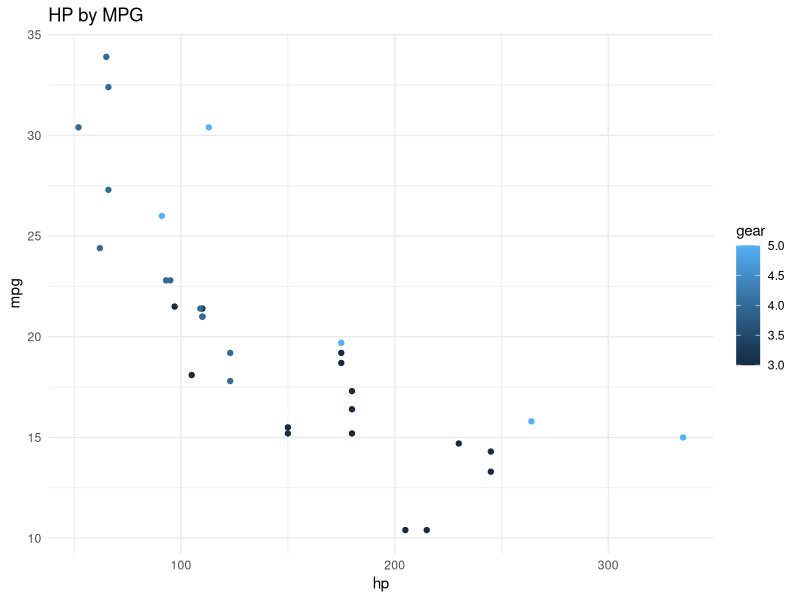
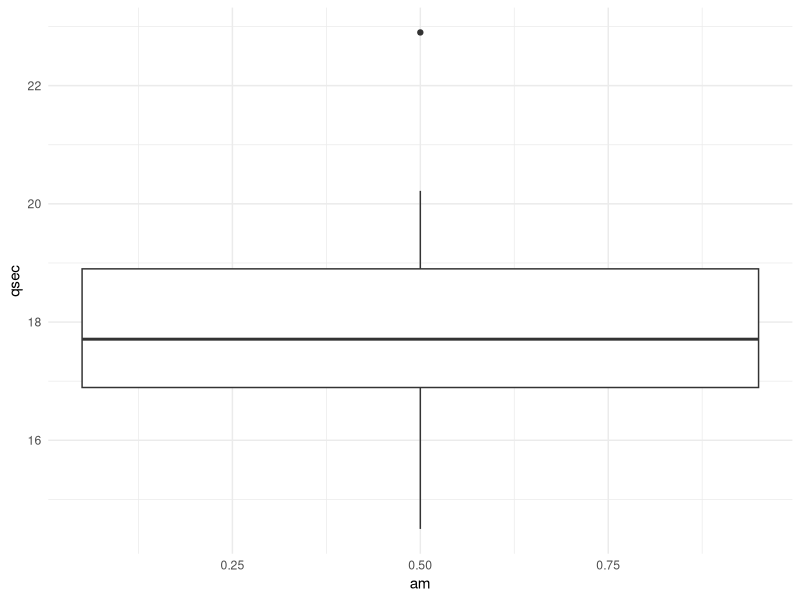
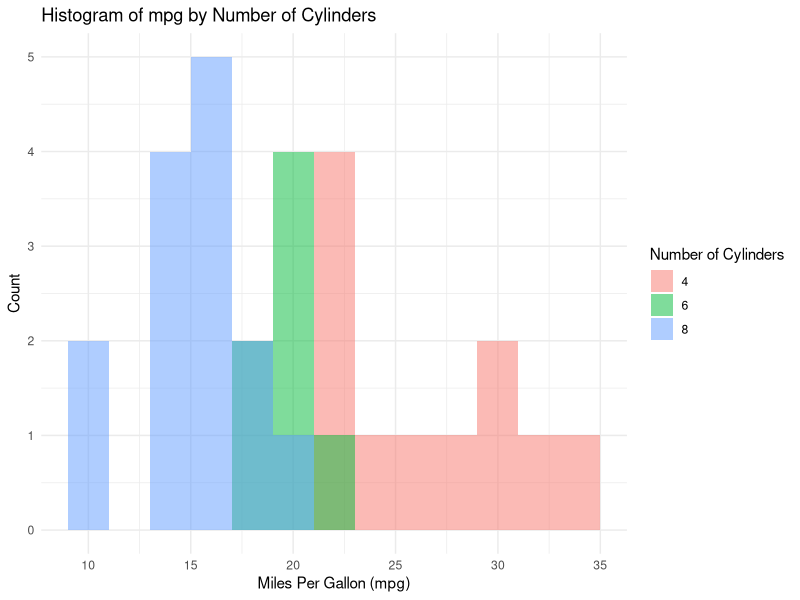

These charts were generated, in order, by the following R code:
data(mtcars)
library(tidyverse)

str(mtcars)
head(mtcars)

filtered_data <- mtcars %>% filter(mpg > 25, am == 1)
mtcars <- mtcars %>% mutate(hp_per_cyl = hp / cyl)
average_mpg <- mtcars %>%
  group_by(drat) %>%
  summarize(average_mpg = mean(mpg))

ggplot(
  data = mtcars,
  aes(x = hp, y = mpg, color = gear)
) +
  geom_point() +
  labs(title = "HP by MPG") +
  theme_minimal()

ggplot(data = mtcars, aes(am, qsec)) +
  geom_boxplot(aes(fill = am)) +
  theme_minimal()

top_hp_per_cyl <- mtcars %>%
  arrange(desc(hp_per_cyl)) %>%
  head(1)


ggplot(mtcars, aes(x = mpg, fill = as.factor(cyl))) +
  geom_histogram(position = "identity", binwidth = 2, alpha = 0.5) +
  labs(
    title = "Histogram of mpg by Number of Cylinders",
    x = "Miles Per Gallon (mpg)", y = "Count",
    fill = "Number of Cylinders"
  ) +
  theme_minimal()
